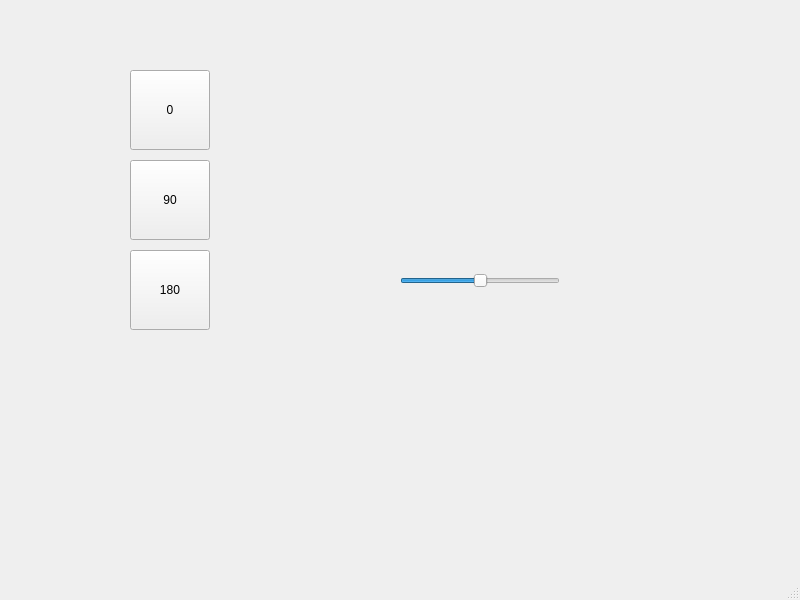
<?xml version="1.0" encoding="UTF-8"?>
<ui version="4.0">
 <class>MainWindow</class>
 <widget class="QMainWindow" name="MainWindow">
  <property name="geometry">
   <rect>
    <x>0</x>
    <y>0</y>
    <width>800</width>
    <height>600</height>
   </rect>
  </property>
  <property name="windowTitle">
   <string>MainWindow</string>
  </property>
  <widget class="QWidget" name="centralwidget">
   <widget class="QPushButton" name="Btn_180">
    <property name="geometry">
     <rect>
      <x>130</x>
      <y>250</y>
      <width>80</width>
      <height>80</height>
     </rect>
    </property>
    <property name="text">
     <string>180</string>
    </property>
   </widget>
   <widget class="QPushButton" name="Btn_0">
    <property name="geometry">
     <rect>
      <x>130</x>
      <y>70</y>
      <width>80</width>
      <height>80</height>
     </rect>
    </property>
    <property name="text">
     <string>0</string>
    </property>
   </widget>
   <widget class="QPushButton" name="Btn_90">
    <property name="geometry">
     <rect>
      <x>130</x>
      <y>160</y>
      <width>80</width>
      <height>80</height>
     </rect>
    </property>
    <property name="text">
     <string>90</string>
    </property>
   </widget>
   <widget class="QSlider" name="HS">
    <property name="geometry">
     <rect>
      <x>400</x>
      <y>270</y>
      <width>160</width>
      <height>22</height>
     </rect>
    </property>
    <property name="maximum">
     <number>60</number>
    </property>
    <property name="value">
     <number>30</number>
    </property>
    <property name="orientation">
     <enum>Qt::Horizontal</enum>
    </property>
   </widget>
  </widget>
  <widget class="QMenuBar" name="menubar">
   <property name="geometry">
    <rect>
     <x>0</x>
     <y>0</y>
     <width>800</width>
     <height>21</height>
    </rect>
   </property>
  </widget>
  <widget class="QStatusBar" name="statusbar"/>
 </widget>
 <resources/>
 <connections/>
</ui>
